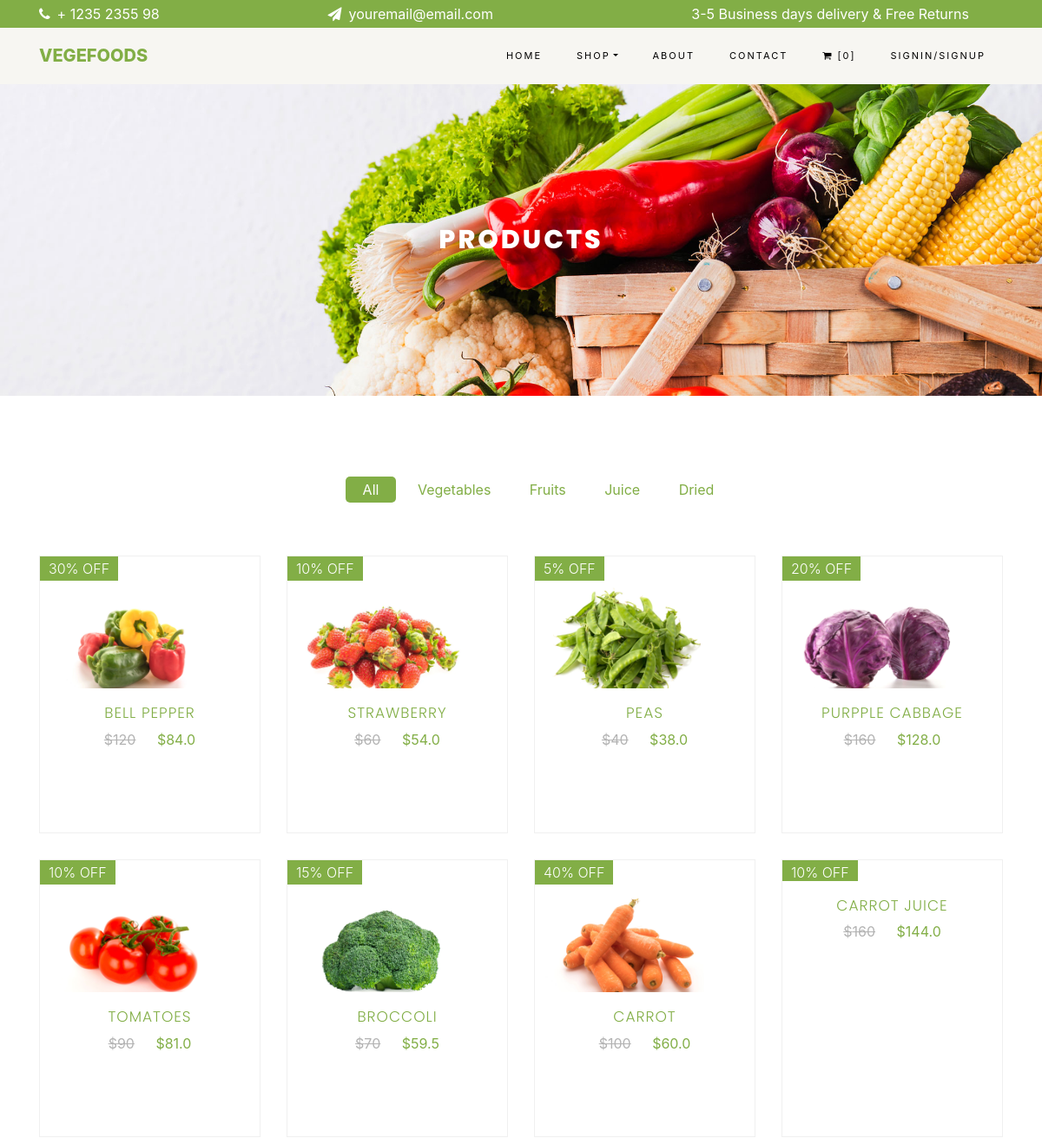
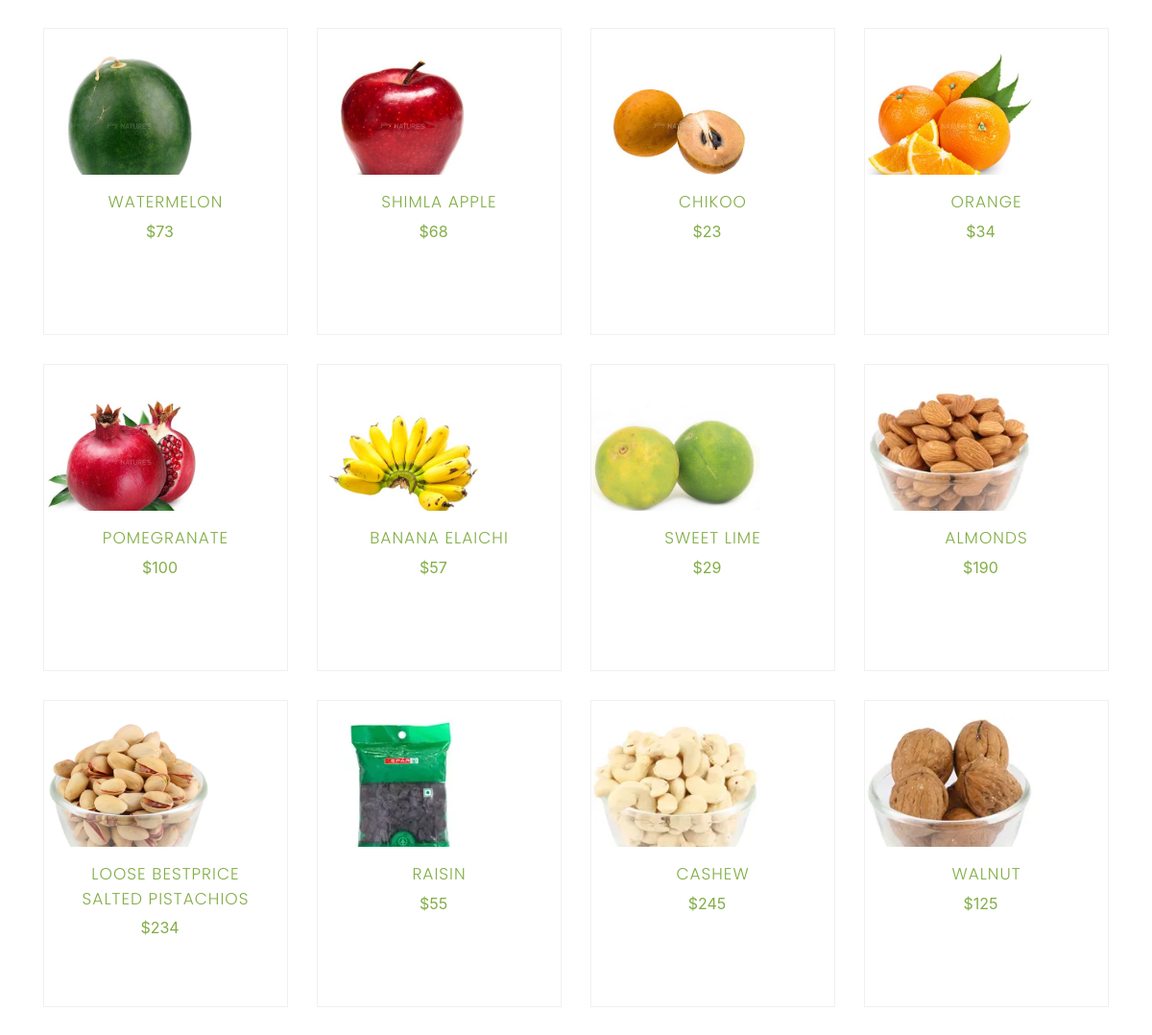
The app's page /shop/ (upper part), older data (2 pictures, top to bottom).
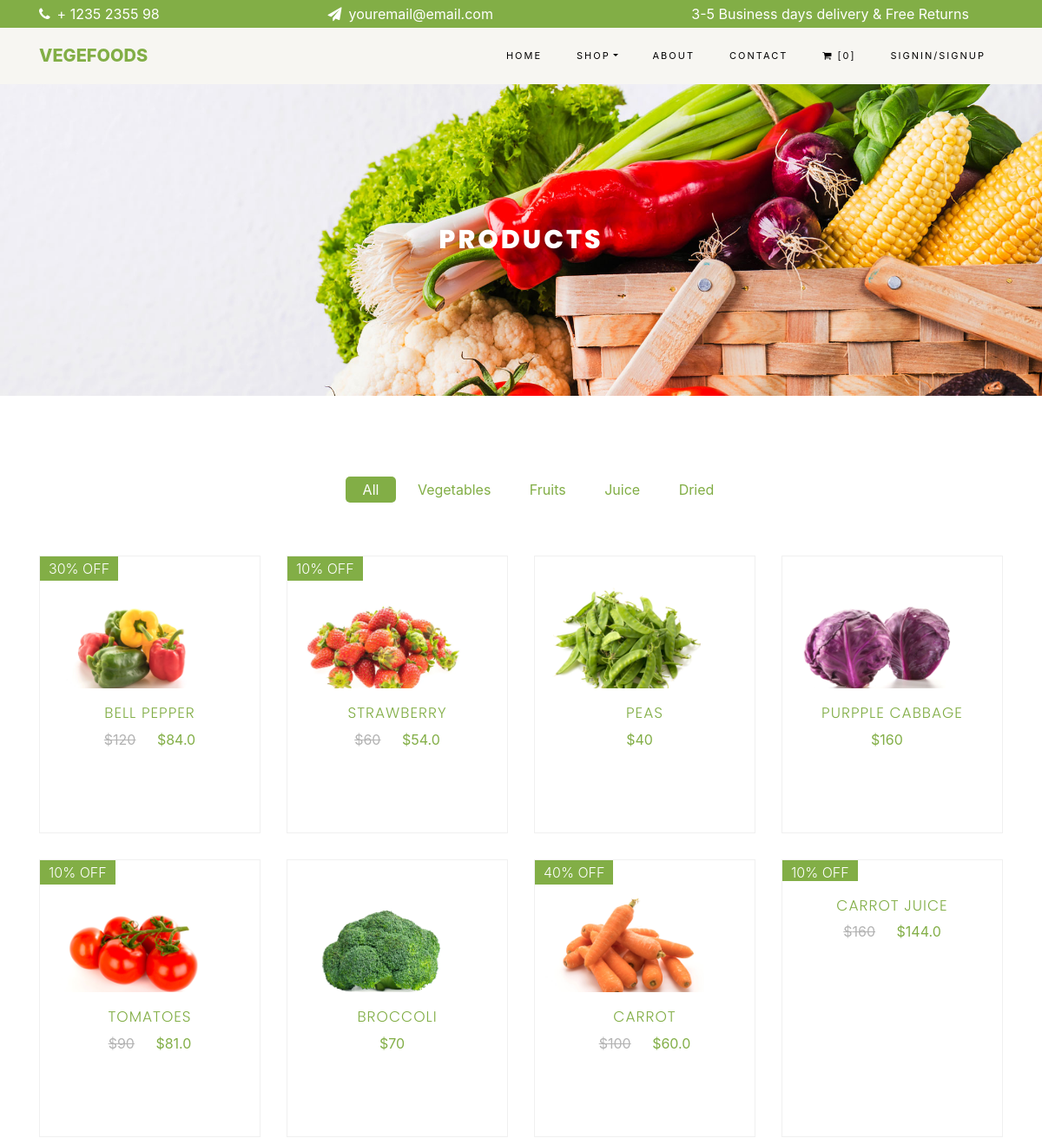
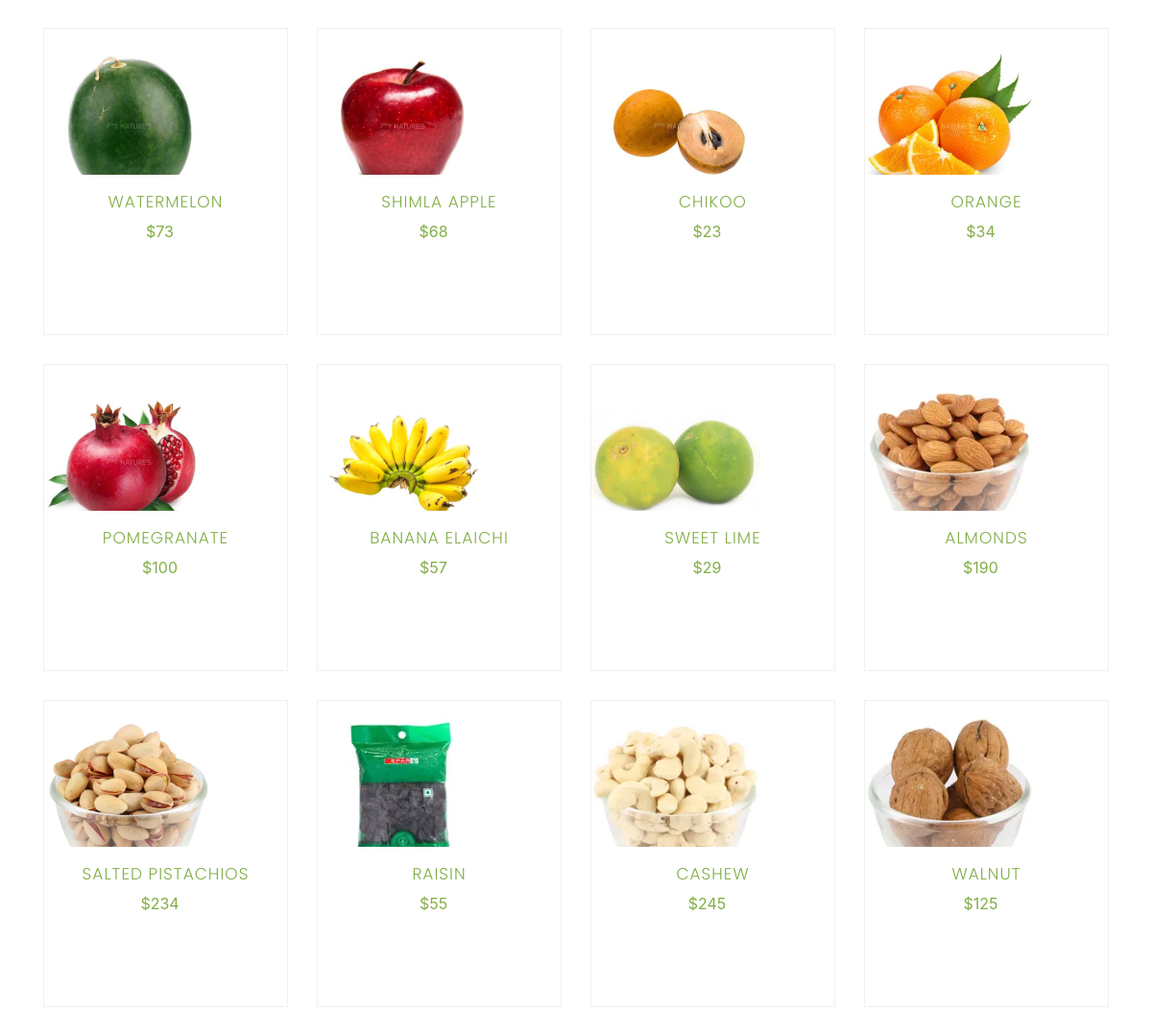
The same page, newer data (2 pictures, top to bottom).
### orderitems/models.py (models this page shows, shortened)
class items(models.Model):
    name = models.CharField(max_length=100)
    typeOf = models.CharField(max_length=1,choices=ItemTypes)
    price = models.IntegerField()
    offer = models.IntegerField(default = 0)
    image = models.ImageField(upload_to = "items",blank=True)
    dealOfTheDay = models.BooleanField()
    description  = models.CharField(max_length=1000,default="")
    def saleprice(self):
        if self.offer > 0:
            return self.price - (self.price * (self.offer / 100))
        else:
            return self.price
    def ItemTypeName(self):
        for item in ItemTypes:
            if item[0] == self.typeOf:
                return item[1].replace(" ","")

### orderitems/views.py (the view)
# urls.py: path('shop/',views.shop,name = "shop"),
def shop(request):
    if not request.session.get('cartItems'):
        request.session['cartItems'] = []
        request.session.set_expiry(0)
    fooditems = items.objects.all()
    return render(request,'orderitems/shop.html',{'fooditems':fooditems})

### orderitems/cartitemscount_contextprocessor.py (called while the page is built)
def cartItemsCount(request):
    cartItems = request.session.get('cartItems')
    if cartItems is not None:
        return {'cart_items_count':len(cartItems)}
    else:
        return {'cart_items_count':0}

### orderitems/templates/orderitems/shop.html (shortened to what this page needs)
{% extends "base.html" %}
{% block base %}
{% load static %}
<div class="hero-wrap hero-bread" style="background-image: url('{% static 'media/bg_1.jpg' %}');">
    <div class="container">
        <div class="row no-gutters slider-text align-items-center justify-content-center">
            <div class="col-md-9 text-center fadeInUp co-animated">
                <h1 class="mb-0 bread">Products</h1>
            </div>
        </div>
    </div>
</div>
<section class = "co-section">
    <div class = "container">
        <div class = "row justify-content-center">
            <div class = "col-md-10 mb-5 text-center">
                <ul class="product-category">
                    <li><a href="!#" onclick = "itemsFilter(event,'All')" class="active">All</a></li>
                    <li><a href="!#" onclick = "itemsFilter(event,'Vegetables')" >Vegetables</a></li>
                    <li><a href="!#" onclick = "itemsFilter(event,'Fruits')" >Fruits</a></li>
                    <li><a href="!#" onclick = "itemsFilter(event,'Juice')" >Juice</a></li>
                    <li><a href="!#" onclick = "itemsFilter(event,'DriedFruits')" >Dried</a></li>
                </ul>
            </div>
        </div>
        <div class="row">
            {% for item in fooditems %}
                <div class="col-md-6 col-lg-3 fadeInUp co-animated shopItems {{item.ItemTypeName}}">
                    <div class="product">
                        <a href="{% url 'shopitem' item.id %}" class="img-prod" >
                            <img class="img-fluid" src="{{ item.image.url }}" alt="Colorlib Template">
                            {% if item.offer > 0 %}
                            <span class="status">{{item.offer}}% OFF</span>
                            {% endif %}
                        </a>
                        <div class="text py-3 pb-4 px-3 text-center">
                            <h3><a href="{% url 'shopitem' item.id %}">{{item.name}}</a></h3>
                            <div class="d-flex">
                                <div class="pricing">
                                    <p class="price">
                                    {% if item.offer > 0 %}
                                        <span class="mr-2 price-dc">${{item.price}}</span>
                                        <span class="price-sale">${{item.saleprice}}</span>
                                    {% else %}
                                        <span class="price-sale no-offer">${{item.saleprice}}</span>
                                    {% endif %}
                                    </p>
                                </div>
                            </div>
                        </div>
                    </div>
                </div>
            {% endfor %}
        </div>
    </div>
</section>
{% endblock %}

Row changes from the older to the newer data that the page shows:
changed items "PEAS": offer "5" → (not shown); saleprice "38.0" → (not shown)
changed items "PURPPLE CABBAGE": offer "20" → (not shown); saleprice "128.0" → (not shown)
changed items "BROCCOLI": offer "15" → (not shown); saleprice "59.5" → (not shown)
changed items: name "LOOSE BESTPRICE SALTED PISTACHIOS" → "SALTED PISTACHIOS"
